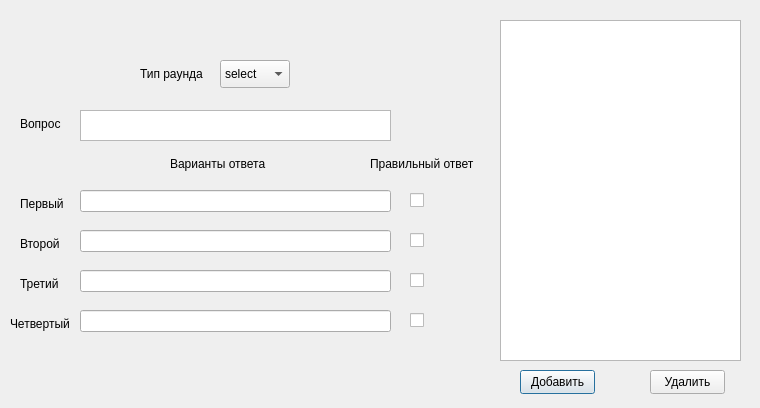
<?xml version="1.0" encoding="UTF-8"?>
<ui version="4.0">
 <class>Ques_Round</class>
 <widget class="QDialog" name="Ques_Round">
  <property name="geometry">
   <rect>
    <x>0</x>
    <y>0</y>
    <width>760</width>
    <height>408</height>
   </rect>
  </property>
  <property name="windowTitle">
   <string>Вопросы для раунда</string>
  </property>
  <widget class="QListWidget" name="All_Question">
   <property name="geometry">
    <rect>
     <x>500</x>
     <y>20</y>
     <width>241</width>
     <height>341</height>
    </rect>
   </property>
   <property name="editTriggers">
    <set>QAbstractItemView::EditTrigger::DoubleClicked|QAbstractItemView::EditTrigger::SelectedClicked</set>
   </property>
   <property name="showDropIndicator" stdset="0">
    <bool>false</bool>
   </property>
  </widget>
  <widget class="QPushButton" name="Add_Quest">
   <property name="geometry">
    <rect>
     <x>520</x>
     <y>370</y>
     <width>75</width>
     <height>24</height>
    </rect>
   </property>
   <property name="text">
    <string>Добавить</string>
   </property>
  </widget>
  <widget class="QPushButton" name="Del_Quest">
   <property name="geometry">
    <rect>
     <x>650</x>
     <y>370</y>
     <width>75</width>
     <height>24</height>
    </rect>
   </property>
   <property name="text">
    <string>Удалить</string>
   </property>
  </widget>
  <widget class="QLabel" name="label_22">
   <property name="geometry">
    <rect>
     <x>140</x>
     <y>60</y>
     <width>70</width>
     <height>28</height>
    </rect>
   </property>
   <property name="text">
    <string>Тип раунда</string>
   </property>
  </widget>
  <widget class="QComboBox" name="Type_Quest">
   <property name="geometry">
    <rect>
     <x>220</x>
     <y>60</y>
     <width>70</width>
     <height>28</height>
    </rect>
   </property>
   <item>
    <property name="text">
     <string>select</string>
    </property>
   </item>
   <item>
    <property name="text">
     <string>text</string>
    </property>
   </item>
  </widget>
  <widget class="QLabel" name="label_23">
   <property name="geometry">
    <rect>
     <x>20</x>
     <y>110</y>
     <width>70</width>
     <height>28</height>
    </rect>
   </property>
   <property name="text">
    <string>Вопрос</string>
   </property>
  </widget>
  <widget class="QTextEdit" name="quest_text">
   <property name="geometry">
    <rect>
     <x>80</x>
     <y>110</y>
     <width>311</width>
     <height>31</height>
    </rect>
   </property>
  </widget>
  <widget class="QLabel" name="label_24">
   <property name="geometry">
    <rect>
     <x>170</x>
     <y>150</y>
     <width>101</width>
     <height>28</height>
    </rect>
   </property>
   <property name="text">
    <string>Варианты ответа</string>
   </property>
  </widget>
  <widget class="QLineEdit" name="First_Choise">
   <property name="geometry">
    <rect>
     <x>80</x>
     <y>190</y>
     <width>311</width>
     <height>22</height>
    </rect>
   </property>
  </widget>
  <widget class="QLineEdit" name="Two_Choise">
   <property name="geometry">
    <rect>
     <x>80</x>
     <y>230</y>
     <width>311</width>
     <height>22</height>
    </rect>
   </property>
  </widget>
  <widget class="QLineEdit" name="Third_Choise">
   <property name="geometry">
    <rect>
     <x>80</x>
     <y>270</y>
     <width>311</width>
     <height>22</height>
    </rect>
   </property>
  </widget>
  <widget class="QLineEdit" name="Fourth_Choise">
   <property name="geometry">
    <rect>
     <x>80</x>
     <y>310</y>
     <width>311</width>
     <height>22</height>
    </rect>
   </property>
  </widget>
  <widget class="QLabel" name="label_25">
   <property name="geometry">
    <rect>
     <x>20</x>
     <y>190</y>
     <width>51</width>
     <height>28</height>
    </rect>
   </property>
   <property name="text">
    <string>Первый</string>
   </property>
  </widget>
  <widget class="QLabel" name="label_26">
   <property name="geometry">
    <rect>
     <x>20</x>
     <y>230</y>
     <width>51</width>
     <height>28</height>
    </rect>
   </property>
   <property name="text">
    <string>Второй</string>
   </property>
  </widget>
  <widget class="QLabel" name="label_27">
   <property name="geometry">
    <rect>
     <x>20</x>
     <y>270</y>
     <width>51</width>
     <height>28</height>
    </rect>
   </property>
   <property name="text">
    <string>Третий</string>
   </property>
  </widget>
  <widget class="QLabel" name="label_28">
   <property name="geometry">
    <rect>
     <x>10</x>
     <y>310</y>
     <width>61</width>
     <height>28</height>
    </rect>
   </property>
   <property name="text">
    <string>Четвертый</string>
   </property>
  </widget>
  <widget class="QCheckBox" name="One_Correct">
   <property name="geometry">
    <rect>
     <x>410</x>
     <y>190</y>
     <width>51</width>
     <height>20</height>
    </rect>
   </property>
   <property name="text">
    <string/>
   </property>
  </widget>
  <widget class="QCheckBox" name="Two_Correct">
   <property name="geometry">
    <rect>
     <x>410</x>
     <y>230</y>
     <width>51</width>
     <height>20</height>
    </rect>
   </property>
   <property name="text">
    <string/>
   </property>
  </widget>
  <widget class="QCheckBox" name="Three_Correct">
   <property name="geometry">
    <rect>
     <x>410</x>
     <y>270</y>
     <width>51</width>
     <height>20</height>
    </rect>
   </property>
   <property name="text">
    <string/>
   </property>
  </widget>
  <widget class="QCheckBox" name="Fourth_Correct">
   <property name="geometry">
    <rect>
     <x>410</x>
     <y>310</y>
     <width>51</width>
     <height>20</height>
    </rect>
   </property>
   <property name="text">
    <string/>
   </property>
  </widget>
  <widget class="QLabel" name="label_29">
   <property name="geometry">
    <rect>
     <x>370</x>
     <y>150</y>
     <width>111</width>
     <height>28</height>
    </rect>
   </property>
   <property name="text">
    <string>Правильный ответ</string>
   </property>
  </widget>
 </widget>
 <resources/>
 <connections/>
</ui>
